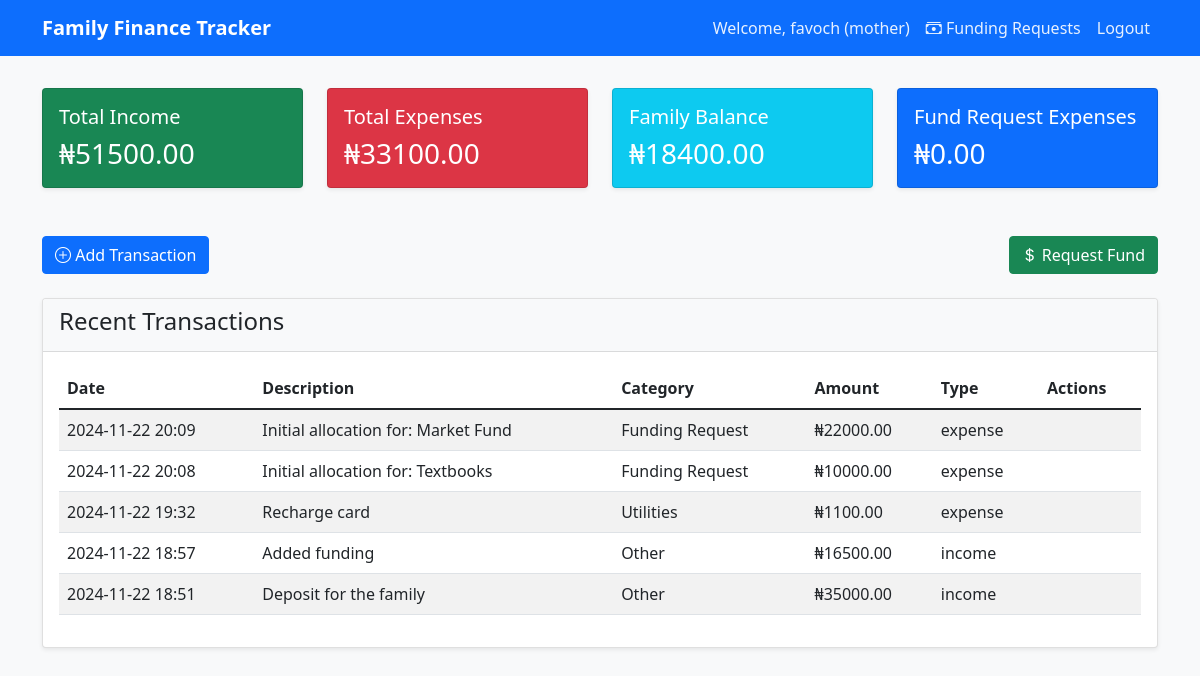
Page /dashboard (signed in) on the committed database.
### app.py (models this page shows, shortened)
class User(db.Model, UserMixin):
    id = db.Column(db.Integer, primary_key=True)
    username = db.Column(db.String(80), unique=True, nullable=False)
    email = db.Column(db.String(120), unique=True, nullable=False)
    password_hash = db.Column(db.String(128))
    role = db.Column(db.String(20), nullable=False)
    balance = db.Column(db.Float, default=0.0)
    is_active = db.Column(db.Boolean, default=True)
    family_id = db.Column(db.Integer, db.ForeignKey('family.id'))
    created_at = db.Column(db.DateTime, default=datetime.utcnow)
    funding_requests = db.relationship('FundingRequest',
                                     foreign_keys='FundingRequest.requested_by',
                                     backref=db.backref('requester_ref', lazy=True),
                                     lazy=True)
    requests_approved = db.relationship('FundingRequest',
                                      foreign_keys='FundingRequest.approved_by',
                                      backref=db.backref('approver_ref', lazy=True),
                                      lazy=True)
    funding_request_balances = db.relationship('FundingRequestBalance',
                                             backref='user_ref',
                                             lazy=True)
    @property
    def password(self):
        raise AttributeError('password is not a readable attribute')

class Transaction(db.Model):
    __tablename__ = 'financial_transaction'
    id = db.Column(db.Integer, primary_key=True)
    amount = db.Column(db.Float, nullable=False)
    category = db.Column(db.String(50), nullable=False)
    description = db.Column(db.String(200))
    transaction_type = db.Column(db.String(20), nullable=False)  # income/expense
    created_by = db.Column(db.Integer, db.ForeignKey('user.id'), nullable=False)
    payee_id = db.Column(db.Integer, db.ForeignKey('user.id'))
    family_id = db.Column(db.Integer, db.ForeignKey('family.id'), nullable=False)
    created_at = db.Column(db.DateTime, default=datetime.utcnow)
    creator = db.relationship('User', foreign_keys=[created_by], backref='transactions_created')
    payee = db.relationship('User', foreign_keys=[payee_id], backref='transactions_received')

### app.py (the view)
@app.route('/dashboard')
@login_required
def dashboard():
    transactions = Transaction.query.filter_by(family_id=current_user.family_id).order_by(Transaction.created_at.desc()).all()
    total_income = sum(t.amount for t in transactions if t.transaction_type == 'income')
    total_expense = sum(t.amount for t in transactions if t.transaction_type == 'expense')
    balance = total_income - total_expense
    funding_request_transactions = db.session.query(Transaction).join(
        FundingRequestTransaction,
        Transaction.id == FundingRequestTransaction.transaction_id
    ).filter(
        Transaction.family_id == current_user.family_id,
        Transaction.created_by == current_user.id,
        Transaction.transaction_type == 'expense'
    ).all()
    user_balance = sum(t.amount for t in funding_request_transactions)
    return render_template('dashboard.html',
                         transactions=transactions,
                         total_income=total_income,
                         total_expense=total_expense,
                         balance=balance,
                         user_balance=user_balance)

### app.py (called while the page is built)
@login_manager.user_loader
def load_user(user_id):
    return User.query.get(int(user_id))

### templates/dashboard.html (shortened to what this page needs)
<!DOCTYPE html>
<html lang="en">
<head>
    <link href="https://cdn.jsdelivr.net/npm/bootstrap@5.1.3/dist/css/bootstrap.min.css" rel="stylesheet">
    <link rel="stylesheet" href="https://cdn.jsdelivr.net/npm/bootstrap-icons@1.7.2/font/bootstrap-icons.css">
    <link rel="stylesheet" href="{{ url_for('static', filename='style.css') }}">
</head>
<body>
    <nav class="navbar navbar-expand-lg navbar-dark bg-primary">
        <div class="container">
            <a class="navbar-brand" href="#">Family Finance Tracker</a>
            <div class="collapse navbar-collapse" id="navbarNav">
                <ul class="navbar-nav ms-auto">
                    <li class="nav-item">
                        <span class="nav-link">Welcome, {{ current_user.username }} ({{ current_user.role }})</span>
                    </li>
                    <li class="nav-item">
                        <a class="nav-link" href="{{ url_for('funding_requests') }}">
                            <i class="bi bi-cash-stack"></i> Funding Requests
                        </a>
                    </li>
                    <li class="nav-item">
                        <a class="nav-link" href="{{ url_for('logout') }}">Logout</a>
                    </li>
                </ul>
            </div>
        </div>
    </nav>
    <div class="container mt-4">
        <div class="row mb-4">
            <div class="col-md-3">
                <div class="card bg-success text-white">
                    <div class="card-body">
                        <h5 class="card-title">Total Income</h5>
                        <h3 class="card-text">₦{{ "%.2f"|format(total_income) }}</h3>
                    </div>
                </div>
            </div>
            <div class="col-md-3">
                <div class="card bg-danger text-white">
                    <div class="card-body">
                        <h5 class="card-title">Total Expenses</h5>
                        <h3 class="card-text">₦{{ "%.2f"|format(total_expense) }}</h3>
                    </div>
                </div>
            </div>
            <div class="col-md-3">
                <div class="card bg-info text-white">
                    <div class="card-body">
                        <h5 class="card-title">Family Balance</h5>
                        <h3 class="card-text">₦{{ "%.2f"|format(balance) }}</h3>
                    </div>
                </div>
            </div>
            <div class="col-md-3">
                <div class="card bg-primary text-white">
                    <div class="card-body">
                        <h5 class="card-title">Fund Request Expenses</h5>
                        <h3 class="card-text">₦{{ "%.2f"|format(user_balance) }}</h3>
                    </div>
                </div>
            </div>
        </div>
        <div class="row mb-4">
            <div class="col d-flex justify-content-between">
                <a href="{{ url_for('add_transaction') }}" class="btn btn-primary">
                    <i class="bi bi-plus-circle"></i> Add Transaction
                </a>
                <a href="{{ url_for('add_funding_request') }}" class="btn btn-success">
                    <i class="bi bi-currency-dollar"></i> Request Fund
                </a>
            </div>
        </div>
        <div class="card">
            <div class="card-header">
                <h4>Recent Transactions</h4>
            </div>
            <div class="card-body">
                <div class="table-responsive">
                    <table class="table table-striped">
                        <thead>
                            <tr>
                                <th>Date</th>
                                <th>Description</th>
                                <th>Category</th>
                                <th>Amount</th>
                                <th>Type</th>
                                <th>Actions</th>
                            </tr>
                        </thead>
                        <tbody>
                            {% if transactions %}
                                {% for transaction in transactions %}
                                <tr>
                                    <td>{{ transaction.created_at.strftime('%Y-%m-%d %H:%M') }}</td>
                                    <td>{{ transaction.description }}</td>
                                    <td>{{ transaction.category }}</td>
                                    <td>₦{{ "%.2f"|format(transaction.amount) }}</td>
                                    <td>{{ transaction.transaction_type }}</td>
                                    <td>
                                    </td>
                                </tr>
                                {% endfor %}
                            {% else %}
                                <tr>
                                    <td colspan="6" class="text-center">No transactions found.</td>
                                </tr>
                            {% endif %}
                        </tbody>
                    </table>
                </div>
            </div>
        </div>
    </div>
</body>
</html>

### static/style.css (style rules this page uses)
body { background-color: #f8f9fa; }
.navbar { margin-bottom: 2rem; }
.card { box-shadow: 0 0.125rem 0.25rem rgba(0, 0, 0, 0.075); margin-bottom: 1.5rem; }
.card-header { background-color: #f8f9fa; border-bottom: 1px solid rgba(0, 0, 0, 0.125); }
.table th { font-weight: 600; }
.btn-primary { background-color: #0d6efd; border-color: #0d6efd; }
.navbar-brand { font-weight: 600; }
.nav-link { color: rgba(255, 255, 255, 0.9) !important; }

### rows in the picture
User: username "favoch", role "mother"
Transaction: amount "22000.00"
Transaction: amount "10000.00"
Transaction: amount "1100.00"
Transaction: amount "16500.00"
Transaction: amount "35000.00"

### other values in the picture
{{ "%.2f"|format(total_income) }} "51500.00"
{{ "%.2f"|format(total_expense) }} "33100.00"
{{ "%.2f"|format(balance) }} "18400.00"
{{ "%.2f"|format(user_balance) }} "0.00"
